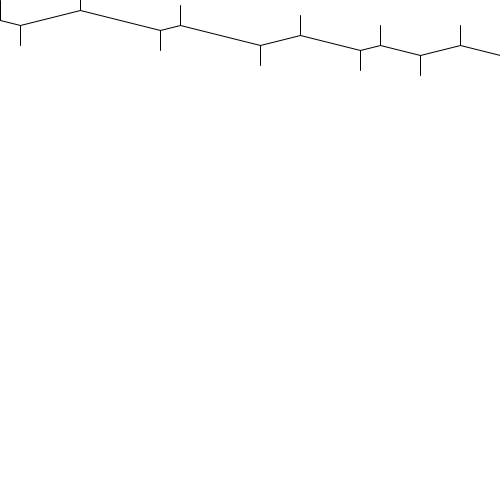
Frame 1 (no input)
Frame 60 (the mouse pressed at the canvas centre just before this capture): identical to frame 1, image omitted
Frame 120 (the mouse held since frame 60 and released just before this capture): identical to frame 1, image omitted

The Processing sketch that drew this single still picture (run headless with seeded random() and noise(); from frame 60 on, the mouse is pressed at the canvas centre):

// Processing sketch: origami_miura_ori_03
// ── origami_miura_ori_03.pde
int stepX = 20;
int stepY = 5;

int [] move = {0, 1, -3, 4, -1, 4, -2, 3, -1, 2, -2, 4, -4, 2, -1};

void setup() {
  size(500, 500);
}

void draw() {
  background(255);

  if (keyPressed) {
  }

  noFill();

  pushMatrix();
  translate(0, 20); 

  int locX = 0;
  int locY = 0;
  beginShape();
  for (int i=0; i<move.length-1; i++) {
    vertex(locX, locY);
    locX += stepX*abs(move[i]);
    locY += stepY*move[i];

    if (i%2 == 0) line(locX, locY, locX, locY-20);
    else line(locX, locY, locX, locY+20);
  }
  endShape();

  popMatrix();
}

void keyPressed() {
  for (int i=0; i<move.length; i++) {
    if (i%2 == 0) move[i] = -int(random(1, 4));
    else move[i] = int(random(1, 4));
  }
}
